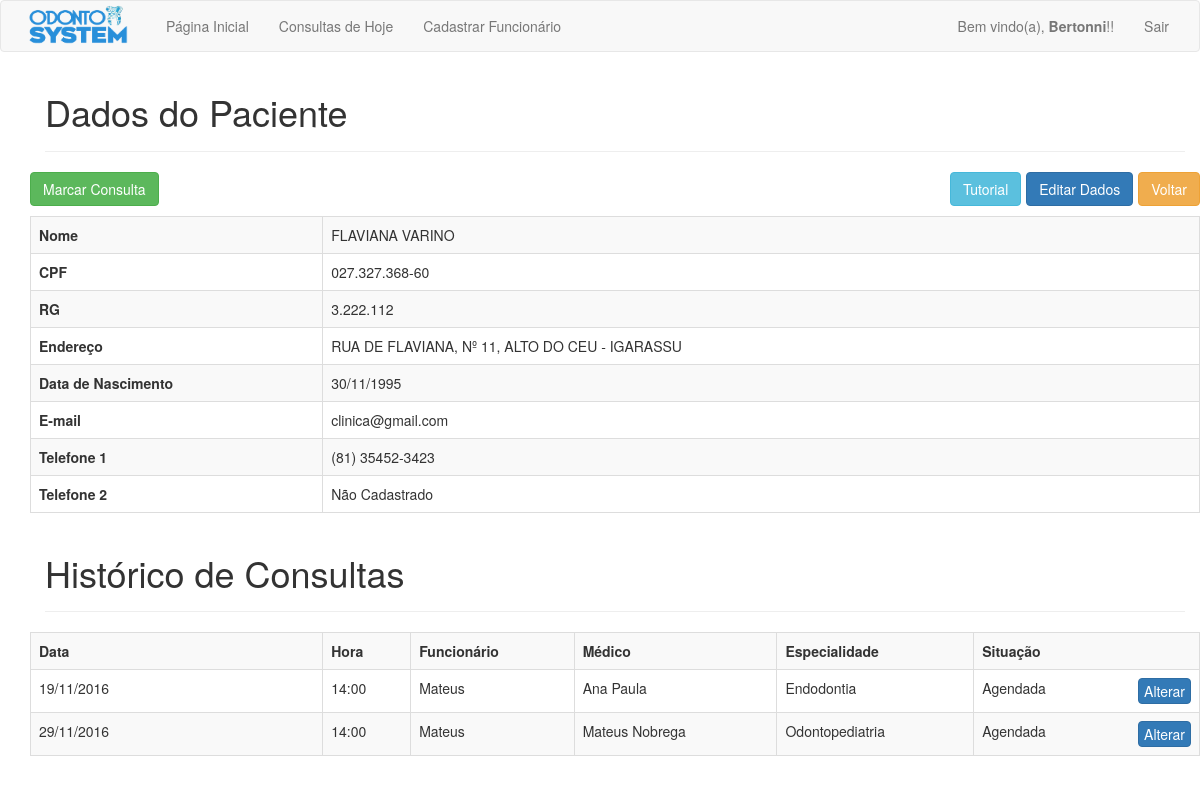
The page /php/paciente.php?id=22 (signed in) on the database its author committed.
### tables this page shows
CREATE TABLE `pacientes` (
  `pac_id` int(11) NOT NULL,
  `pac_nome` varchar(100) NOT NULL,
  `pac_endereco` varchar(200) NOT NULL,
  `pac_rg` varchar(15) DEFAULT NULL,
  `pac_cpf` varchar(15) DEFAULT NULL,
  `pac_email` varchar(50) NOT NULL,
  `pac_data_nasc` date NOT NULL,
  `pac_telefone_1` varchar(15) NOT NULL,
  `pac_telefone_2` varchar(15) DEFAULT NULL
);

CREATE TABLE `agendamentos` (
  `agd_id` int(11) NOT NULL,
  `agd_fun_id` int(11) NOT NULL,
  `agd_pac_id` int(11) NOT NULL,
  `agd_data` date NOT NULL,
  `agd_hora` varchar(6) NOT NULL,
  `agd_status` varchar(10) NOT NULL,
  `agd_medico` varchar(50) NOT NULL,
  `agd_especialidade` varchar(50) NOT NULL
);

CREATE TABLE `funcionarios` (
  `fun_id` int(11) NOT NULL,
  `fun_nome` varchar(100) NOT NULL,
  `fun_data_nasc` date NOT NULL,
  `fun_usuario` varchar(20) NOT NULL,
  `fun_senha` varchar(256) NOT NULL,
  `fun_role` varchar(15) NOT NULL,
  `fun_secret_question` varchar(200) NOT NULL,
  `fun_secret_answer` varchar(256) NOT NULL
);

### php/paciente.php (the view, shortened to what this page needs)
<?php
require_once 'cabecalho.php';
$id = $_GET['id'];
$sql = "SELECT * FROM pacientes WHERE pac_id = '$id'";
$result = mysqli_query($connection, $sql);
$array = mysqli_fetch_array($result);
if(isLogged()) {
	?>
	<div class="container marketing">
		<div class="container theme-showcase" role="main">
			<div id="cadastro_pac" class="page-header">
				<h1>Dados do Paciente</h1>
			</div>
			<div class="row">
				<a href="busca.php" class="btn btn-warning voltar">Voltar</a>
				<a href="consulta.php?id=<?=$id?>" class="btn btn-success marcar" data-step="1" data-intro="Clique aqui para marcar uma consulta para o paciente" data-position='top'>Marcar Consulta</a>
				<a href="editar_dados.php?id=<?=$id?>" class="btn btn-primary editar voltar" data-step="2" data-intro="Clique aqui para editar os dados pessoais do paciente" data-position='left'>Editar Dados</a>
				<a class="btn btn-info editar" href="javascript:void(0);" onclick="javascript:introJs().setOption('showProgress', true).start();">Tutorial</a>
			<table class='table table-striped table-bordered'>
				<tr>
					<td class='td_one'><b>Nome</b></td>
					<td><?= $array['pac_nome'] ?></td>
				</tr>
				<tr>
					<td class='td_one'><b>CPF</b></td>
					<td><?= $array['pac_cpf'] ?></td>
				</tr>
				<tr>
					<td class='td_one'><b>RG</b></td>
					<td><?= $array['pac_rg'] ?></td>
				</tr>
				<tr>
					<td class='td_one'><b>Endereço</b></td>
					<td><?= $array['pac_endereco'] ?></td>
				</tr>
				<tr>
					<td class='td_one'><b>Data de Nascimento</b></td>
					<td><?= date_format(new DateTime($array['pac_data_nasc']), "d/m/Y") ?></td>
				</tr>
				<tr>
					<td class='td_one'><b>E-mail</b></td>
					<td><?= $array['pac_email'] ?></td>
				</tr>
				<tr>
					<td class='td_one'><b>Telefone 1</b></td>
					<td><?= $array['pac_telefone_1'] ?></td>
				</tr>
				<tr>
					<td class='td_one'><b>Telefone 2</b></td>
					<td><?= $array['pac_telefone_2'] ?></td>
				</tr>
			</table>
		</div>
		<?php
			$sql = "SELECT * FROM agendamentos WHERE agd_pac_id = '$id' ORDER BY agd_data ASC";
			$result = mysqli_query($connection, $sql);
			$rows = mysqli_num_rows($result);
			if($rows != 0) {
				?>
				<div id="cadastro_pac" class="page-header">
					<h1>Histórico de Consultas</h1>
				</div>
				<div class="row">
					<table class='table table-striped table-bordered'>
						<tr>
							<th>Data</th>
							<th>Hora</th>
							<th>Funcionário</th>
							<th>Médico</th>
							<th>Especialidade</th>
							<th>Situação</th>
						</tr>
						<?php
			while($consultas = mysqli_fetch_array($result)) {
				$id_consulta = $consultas['agd_id'];
				$id_func = $consultas['agd_fun_id'];
				$medico = $consultas['agd_medico'];
				$especialidade = $consultas['agd_especialidade'];
				$sql = "SELECT fun_usuario FROM funcionarios WHERE fun_id = '$id_func'";
				$resultado = mysqli_query($connection, $sql);
				$arr = mysqli_fetch_array($resultado);
				$funcionario = $arr['fun_usuario'];
				?>
				<tr>
					<td class='td_one'><?= date_format(new DateTime($consultas['agd_data']), "d/m/Y") ?></td>
					<td><?= $consultas['agd_hora'] ?></td>
					<td><?= $funcionario ?></td>
					<td><?= $medico ?></td>
					<td><?= $especialidade ?></td>
					<td>
						<?= $consultas['agd_status'] ?>
						<a class='btn btn-primary alterar marcar' href='editar_status_consulta.php?id=<?=$id?>&consulta=<?=$id_consulta?>' data-step="3" data-intro="Clique aqui para alterar dia, hora, médico ou situação da consulta marcada" data-position='left'>Alterar</a>
					</td>
				</tr>
				<?php
			}
		} else {
		echo	"
					<div id='cadastro' class='page-header'>
						<h2>Não há consultas marcadas para esse paciente</h2>
					</div>
				";
		}
		?>
	</table>
</div>
</div>
<br>
<br>
	<?php
}
require_once 'rodape.php';
?>

### css/meuEstilo.css (style rules this page uses)
.td_one { width: 25%; }
.marcar { float: left; color: white; }
.voltar { margin-bottom: 10px; float: right; margin-left: 5px; }
.editar { float: right; }
.page-header { margin-top: 10px; }
.alterar { color: white; padding: 2px 5px; float: right; }

### rows shown on the page
pacientes: pac_nome "FLAVIANA VARINO", pac_cpf "027.327.368-60", pac_rg "3.222.112", pac_endereco "RUA DE FLAVIANA, Nº 11, ALTO DO CEU - IGARASSU", pac_data_nasc "30/11/1995", pac_email "clinica@gmail.com", pac_telefone_1 "(81) 35452-3423", pac_telefone_2 "Não Cadastrado"
agendamentos: agd_data "19/11/2016", agd_hora "14:00", agd_fun.fun_usuario "Mateus", agd_medico "Ana Paula", agd_especialidade "Endodontia", agd_status "Agendada"
agendamentos: agd_data "29/11/2016", agd_hora "14:00", agd_fun.fun_usuario "Mateus", agd_medico "Mateus Nobrega", agd_especialidade "Odontopediatria", agd_status "Agendada"

### other values the page prints
$_SESSION['usuario'] "Bertonni"
